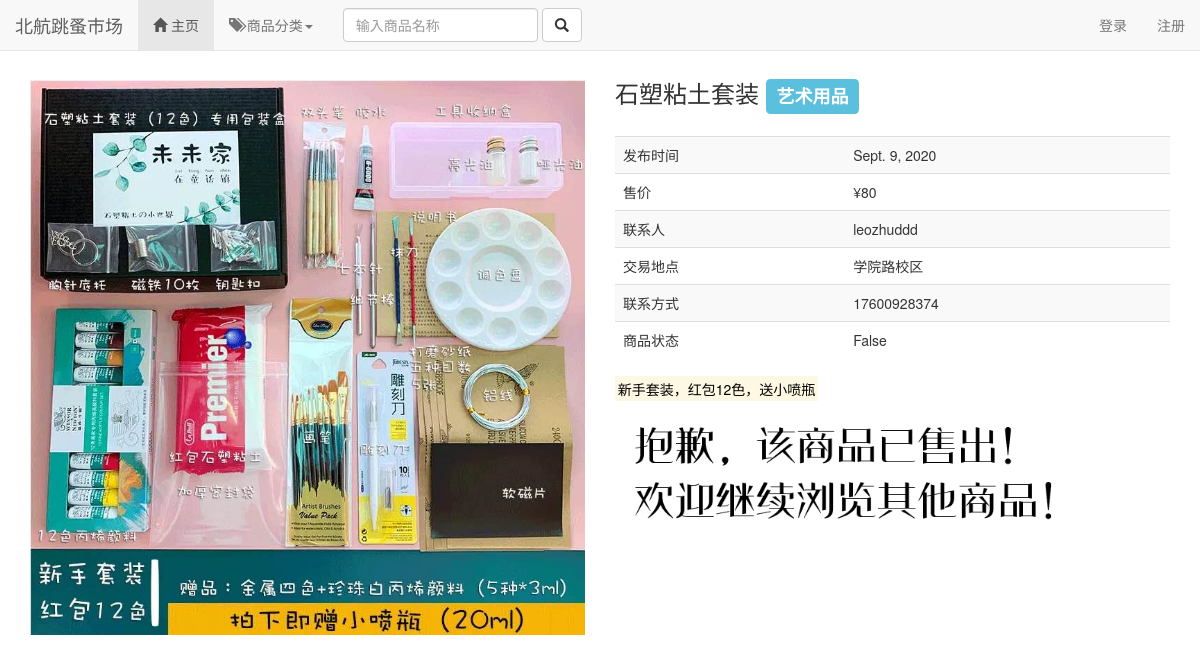
The app's page /goods/2, older data.
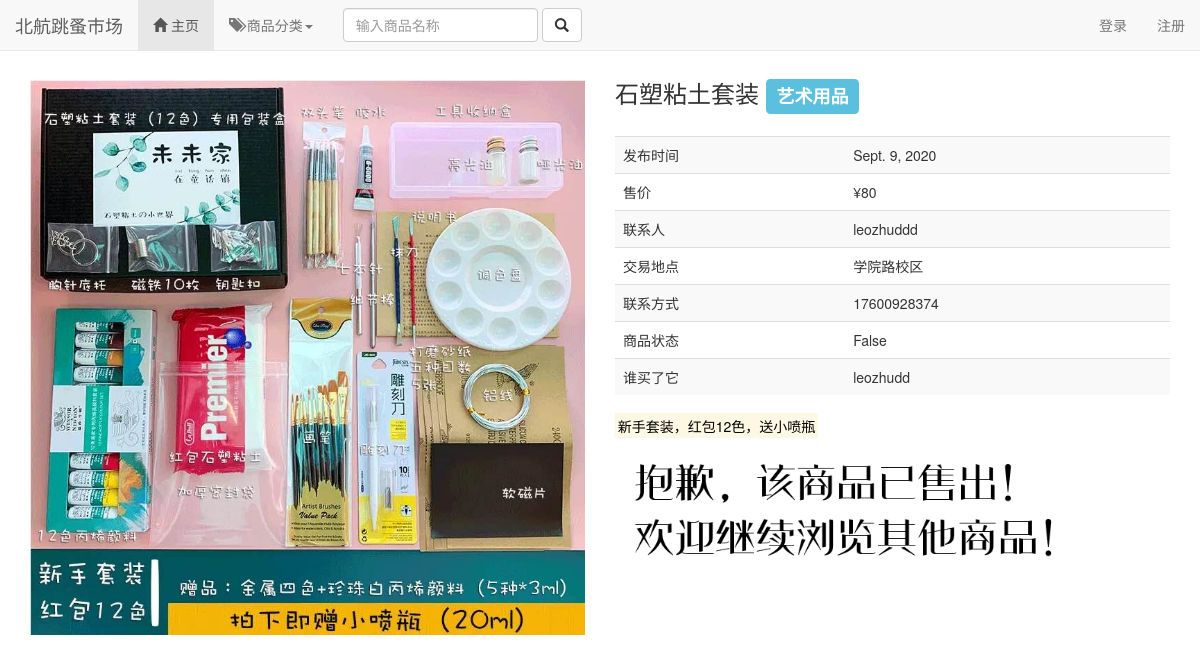
The same page, newer data.
### market/models.py (models this page shows, shortened)
class Goods(models.Model):
    id = models.AutoField(primary_key=True)
    name = models.CharField(max_length=128)
    description = models.CharField(max_length=512,blank=True,null=True)
    trade_location = models.CharField(max_length=32,choices=(('学院路校区','学院路校区'),('沙河校区','沙河校区')),default="学院路校区")
    price = models.IntegerField()
    category = models.ForeignKey(Category,on_delete=models.CASCADE)
    picture = models.ImageField(upload_to='goods',blank=True,null=True)
    seller = models.ForeignKey(User,on_delete=models.CASCADE,blank=True,null=True)
    goods_phone = models.IntegerField(null=True,blank=True)
    publish_time = models.DateField(auto_now_add=True,blank=True,null=True)
    available = models.BooleanField(default=True)
    buy_username = models.CharField(default='null', max_length=128)

class Category(models.Model):
    name = models.CharField(max_length=32,unique=True)
    id = models.AutoField(primary_key=True)
    def __str__(self):
        return self.name

### market/views.py (the view)
# urls.py: path('goods/<int:goods_id>', market.views.goods_page, name="goods"),
def goods_page(request, goods_id):
    goods = Goods.objects.get(id=goods_id)
    context_dic = {'goods':goods}
    return render(request, 'items.html',context_dic)

### market/templates/items.html (shortened to what this page needs)
{% extends 'base.html' %}
{% block body %}
		<div class="row clearfix">
			<div class="col-md-6 column">
				<br>
                <div class=img>
                    <img src="{{ goods.picture.url }}" class="img-responsive" alt="Responsive image">
                </div>
			</div>
				<div class="col-md-6 column">
					<h3>
						{{ goods.name }}
                        <span class="label label-info">{{ goods.category }}</span>
					</h3>
                    <br>
					<table class="table table-striped">
						<tbody>
							<tr>
							<td>发布时间</td>
							<td>{{ goods.publish_time }}</td>
							</tr>
							<tr>
							<td>售价</td>
							<td>¥{{ goods.price }}</td>
							</tr>
							<tr>
							<td>联系人</td>
							<td>{{ goods.seller }}</td>
							</tr>
							<tr>
							<td>交易地点</td>
							<td>{{ goods.trade_location }}</td>
							</tr>
							{% if goods.goods_phone %}
							<tr>
							<td>联系方式</td>
							<td>{{ goods.goods_phone }}</td>
							</tr>
							{% endif %}
							<tr>
							<td>商品状态</td>
							<td>{{ goods.available }}</td>
							</tr>
							{% ifequal goods.buy_username "null" %}
							{% else %}
							<tr>
							<td>谁买了它</td>
							<td>{{ goods.buy_username }}</td>
							</tr>
							{% endifequal %}
						</tbody>
					</table>
					<mark>{{ goods.description }}</mark>
					{% if not goods.available %}
					<img src="../static/png/sold.png" class="img-responsive" alt="Responsive image">
					{% endif %}
				</div>
	</div>
{% endblock %}

Row changes from the older to the newer data that the page shows:
changed Goods "石塑粘土套装": buy_username (not shown) → "leozhudd"
Text that changed along with them:
text now shown: "谁买了它"
